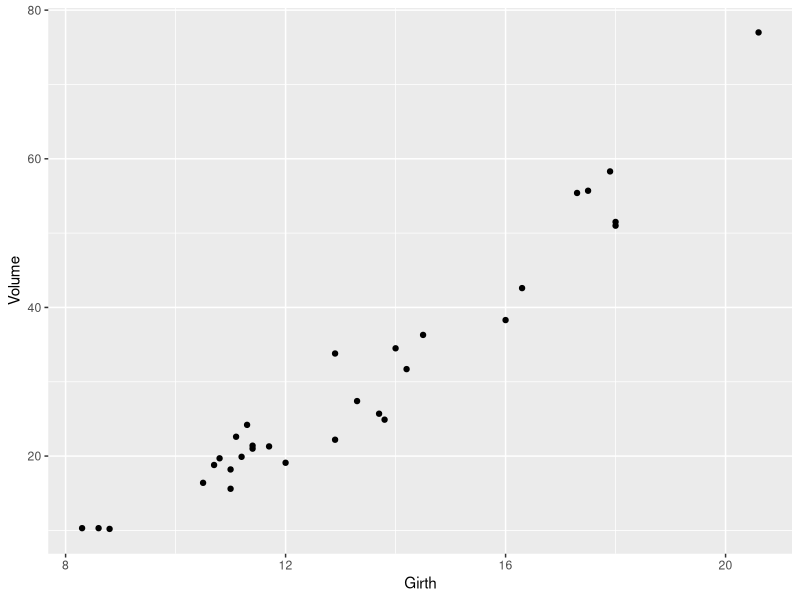
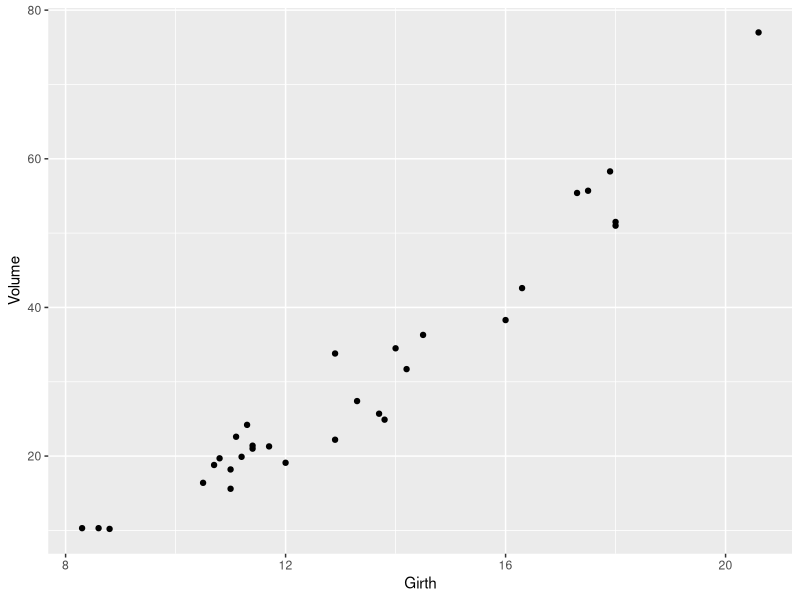
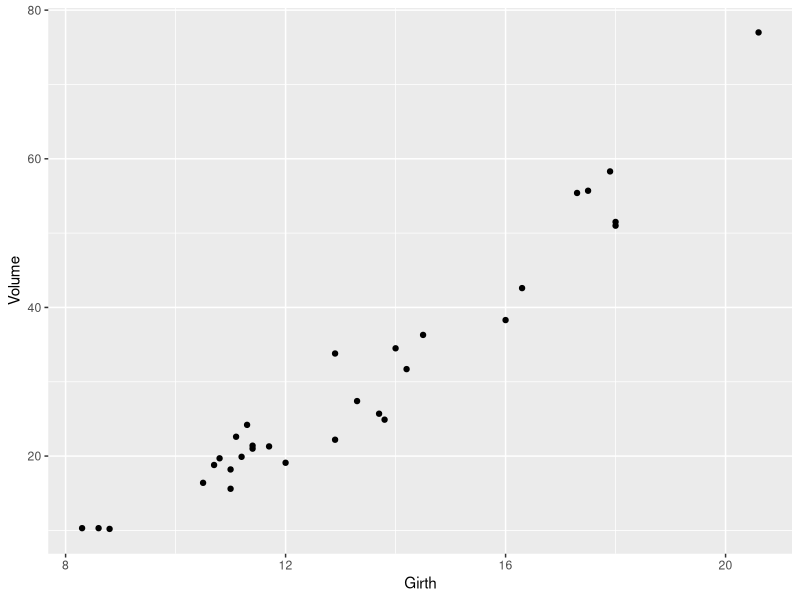

Write the R code that produced these figures, in order. (Note: this script raises an error after producing the figures.)
#-------------------------------------------------------------------------------
#-------------------------------------------------------------------------------
# Seminarium kursvecka 7
#-------------------------------------------------------------------------------
#-------------------------------------------------------------------------------




#-------------------------------------------------------------------------------
#-------------------------------------------------------------------------------
#-------------------------------------------------------------------------------



#-------------------------------------------------------------------------------
# frågor kring hur man använder argument och argumentnamn mm i funktioner
#-------------------------------------------------------------------------------

library(ggplot2)

#

data("trees")
head(trees)
ggplot(data=trees,mapping = aes(x=Girth,y=Volume))+geom_point()

ggplot(trees,aes(x=Girth,y=Volume))+geom_point()

ggplot(mapping = aes(x=Girth,y=Volume),data=trees)+geom_point()


ggplot(data=trees,x=Girth,y=Volume)+geom_point()


ggplot(data = ,mapping = )


x<-rnorm(n = 100)
y<-rnorm(n = 100)+10

t.test(y=y,x=x,"less")




#-------------------------------------------------------------------------------
# genomgång av for-loopar
#-------------------------------------------------------------------------------

for(i in 1:10){
  y<-i^2+10*i-5
  print(y)
}


1^2+10*1-5
2^2+10*2-5
# osv

iter<-10
res<-rep(0,iter)
for(i in 1:10){
  y<-i^2+10*i-5
  res[i]<-y
  #print(y)
}
res
plot(1:10,res)

loop_vect<- 1:5

for(loop_var in loop_vect){
  y<-i^2+10*i-5
  print(y)
}
x<-1:10
y<-x^2+10*x-5
y



#-------------------------------------------------------------------------------
# indexering av data.frames (välja ut specifika rader)
# beskrivande statistik grupperad på en annan variabel
#-------------------------------------------------------------------------------




# skapar lite tidserie data:
# månadsdata över tio år
#m<-rep(month.name,10)
m<-rep(1:12,10)
y<-rep(2010:2019,each=12)
set.seed(323)
val<-as.vector(arima.sim(model = list(ar=0.99999),n = 120)+10)
plot(val,t="o")
df<-data.frame(year=y,month=as.factor(m),val=val)
head(df)
df$month

reorder()
relevel()


df[1,]
df[c(1,13,25),]  # <- att hårdkoda fram rader så här är inte så bra
# vad händer om jag plötsligt får data som inte börjar med januari?

# skapa en lämplig index-vektor istället!
index_jan<-df$month=="January"
temp<-df[index_jan,]

mean(temp$val)

# välja ut alla år: 2015 till 2019
index_2015<-df$year>=2015
df[index_2015,]

# medelvärde för val grupperat på år
agg_df<-aggregate(x = df$val,by=list(df$year),FUN = mean)


str(agg_df)
plot(agg_df$Group.1,agg_df$x,t="o")


# mer beskrivande statistik grupperat på en annan variabel:
aggregate(x = df$val,by=list(df$year),FUN = sd)

aggregate(x = df$val,by=list(df$year),FUN = summary)

aggregate(x = df$val,by=list(df$year),FUN = quantile,probs=c(0.2,0.5,0.8))  
# testa att ändra argumentet probs!

aggregate(x = df$val,by=list(df$month),FUN = median)
df$month

# vi löste en uppgift tillsammans se separat fil






#
f<-function(x) exp(-x)

f(3)
exp(-3)

step_func<-function(x0=1,h,tol){
  y0<-f(x0)
  cond<-TRUE
  iter<-0
  y_current<-y0
  x<-x0
  while(cond){
    iter<-iter+1
    x<-x+h
    y_prev<-y_current
    y_current<-f(x)
    
    check<-abs(y_current-y_prev)<tol
    
    if(check){
      cond<-FALSE
    }
  }
  return(list(iter=iter,y_current=y_current,y_prev=y_prev))
}

step_func(x0 = 1,h = 1,tol = 0.01)
step_func(x0 = 1,h = 2,tol = 0.01)
step_func(x0 = 1,h = 1,tol = 0.1)

step_func(x0 = 3,h = 1,tol = 0.1)






